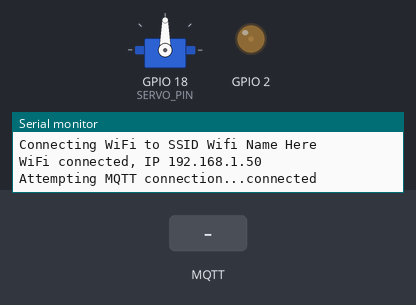
The program below on a simulated ESP32. On the bench: servo, output pins drawn as LEDs (lit = HIGH), the last lines printed to the serial monitor. Inputs (shaded band) come from the test bench. WiFi joins after 1.5 s; servers stay silent unless stated; no MQTT or app messages arrive unless stated.

Above: at 2.3 s.
2.4 s: MQTT message "0" arrives on the first subscribed topic
At 2.59 s:
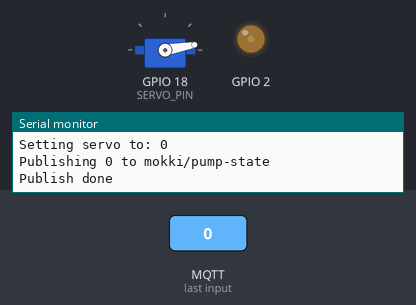
5.4 s: MQTT message "90" arrives on the first subscribed topic
At 7.2 s:
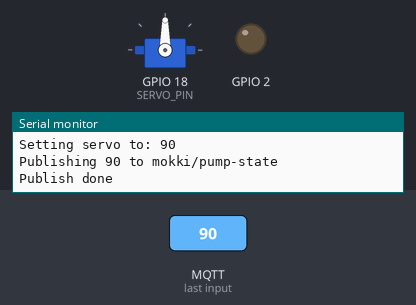
8.4 s: MQTT message "5" arrives on the first subscribed topic
At 9.4 s:
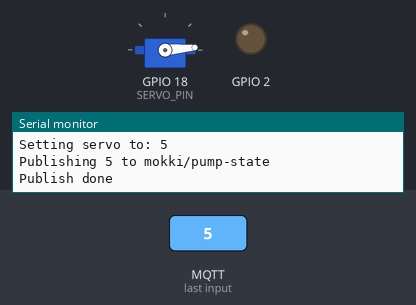
10.4 s: MQTT message "200" arrives on the first subscribed topic
At 10.7 s:
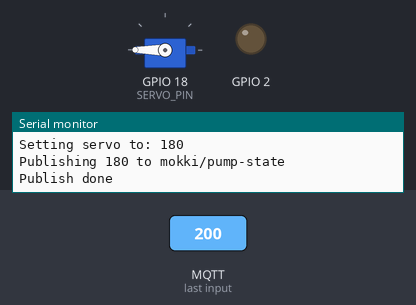
13.4 s: MQTT message "90" arrives on the first subscribed topic
At 13.59 s:
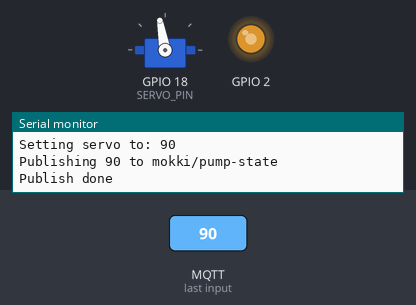
Timing chart, 0 to 17.4 s (numbered marks = the images above; inputs shaded):
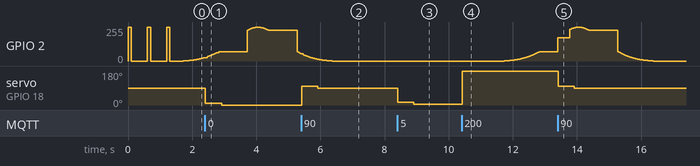

Measured:
- after the input at 2.4 s, servo on GPIO 18 (SERVO_PIN): 90° → 10° at once, → 0° 0.51 s later
- after the input at 5.4 s, servo on GPIO 18 (SERVO_PIN): 0° → 100° at once, → 90° 0.50 s later
- after the input at 8.4 s, servo on GPIO 18 (SERVO_PIN): 90° → 15° at once, → 5° 0.50 s later
- after the input at 10.4 s, servo on GPIO 18 (SERVO_PIN): 5° → 180° at once
- after the input at 13.4 s, servo on GPIO 18 (SERVO_PIN): 180° → 100° at once, → 90° 0.51 s later
- by itself, GPIO 2: rises from 71/255 to 253/255 in 0.59 s, then falls to 0/255 in 2.4 s

The program:

main.cpp
```cpp
#include <Arduino.h>
#include "secrets.h"
#include <ESP32Servo.h>
#include <WiFi.h>
#include <PubSubClient.h>
#include <jled.h>

const char *WIFI_SSID = SECRET_WIFI_SSID;
const char *WIFI_PASSWORD = SECRET_WIFI_PASSWORD;

const char *MQTT_SERVER = SECRET_MQTT_SERVER;
const char *MQTT_TOPIC_INBOUND = "mokki/pump-change-request";
const char *MQTT_TOPIC_OUTBOUND = "mokki/pump-state";
const char *MQTT_TOPIC_ONLINE = "mokki/pump-online";

// Doubles as the availability heartbeat and as keep-alive traffic. The free tier
// broker deletes instances that go two months without a published message, and a
// connected client alone does not count. Hourly leaves far more margin than
// needed, so this never has to be retuned.
const unsigned long HEARTBEAT_INTERVAL_MS = 3600000;

// Give up on an association attempt and start a fresh one rather than waiting
// forever. Some WiFi failure modes only clear on a new begin().
const unsigned long WIFI_ATTEMPT_TIMEOUT_MS = 20000;

// Last resort when repeated attempts get nowhere, on the assumption that
// whatever is wedged sits below what begin() resets. Roughly 100s of failure
// before it triggers, and a genuinely absent AP just means rebooting until it
// returns, which is harmless here.
const int WIFI_ATTEMPTS_BEFORE_RESTART = 5;

// The coupling visibly flexes, so driving straight to a target leaves the servo
// winding up the coupling rather than turning the knob. Overshooting and coming
// back takes the flex up first. Found by hand: 150 only lands correctly when
// approached as 160 then 150.
const int SERVO_OVERSHOOT_DEGREES = 10;
const unsigned long SERVO_OVERSHOOT_MS = 500;

const int ONBOARD_LED = 2;
// Recommended PWM GPIO pins on the ESP32 include 2,4,12-19,21-23,25-27,32-33
const int SERVO_PIN = 18;

// Callback function header. Must be declared before the client constructor
// and the actual callback afterwards. This ensures the client referenced
// inside the callback function is valid.
void mqtt_callback(char *topic, byte *message, unsigned int length);

void connect_wifi();
void connect_mqtt();
void setLedAllGood();
void setLedWifiConnecting();
void setLedMqttConnecting();

WiFiClient wifi_client;
PubSubClient mqtt_client(wifi_client);

// Servo control
Servo myservo;

String inboundString = "";
String outboundString = "";
byte *outboundBytes;

unsigned long lastHeartbeat = 0;

// Final angle still waiting behind an overshoot. -1 means nothing pending.
int pendingAngle = -1;
unsigned long overshootStarted = 0;

// Initial state is rapid blinking
auto led = JLed(ONBOARD_LED).Blink(100, 100).Forever();

void setup()
{
  Serial.begin(9600);

  // Allow allocation of all timers (??)
  ESP32PWM::allocateTimer(0);
  ESP32PWM::allocateTimer(1);
  ESP32PWM::allocateTimer(2);
  ESP32PWM::allocateTimer(3);

  // standard 50 hz servo
  myservo.setPeriodHertz(50);
  // attach the servo on specified pin to the servo object
  // different servos may require different min/max settings
  // for an accurate 0 to 180 sweep
  myservo.attach(SERVO_PIN, 500, 2400);

  mqtt_client.setServer(MQTT_SERVER, 1883);
  mqtt_client.setCallback(mqtt_callback);

  outboundBytes = (byte *)malloc(4);
}

void connect_wifi()
{
  int failedAttempts = 0;

  while (WiFi.status() != WL_CONNECTED)
  {
    setLedWifiConnecting();

    Serial.print("Connecting WiFi to SSID ");
    Serial.println(WIFI_SSID);

    // Drop the radio first so each attempt starts from a known state.
    WiFi.disconnect(true);
    WiFi.mode(WIFI_STA);
    WiFi.begin(WIFI_SSID, WIFI_PASSWORD);

    unsigned long attemptStarted = millis();
    while (WiFi.status() != WL_CONNECTED &&
           millis() - attemptStarted < WIFI_ATTEMPT_TIMEOUT_MS)
    {
      led.Update();
    }

    if (WiFi.status() != WL_CONNECTED)
    {
      failedAttempts++;
      Serial.print("WiFi attempt timed out, retrying. Attempt ");
      Serial.println(failedAttempts);

      if (failedAttempts >= WIFI_ATTEMPTS_BEFORE_RESTART)
      {
        Serial.println("Too many failed WiFi attempts, restarting");
        // Otherwise the message never makes it out before the reset.
        Serial.flush();
        ESP.restart();
      }
      continue;
    }

    Serial.println();
    Serial.print("WiFi connected, IP ");
    Serial.println(WiFi.localIP());

    setLedAllGood();
  }
}

void connect_mqtt()
{
  while (!mqtt_client.connected())
  {
    setLedMqttConnecting();

    unsigned long lastConnectAttempt = 0;

    while(!mqtt_client.connected())
    {


      // Attempt to connect
      if(lastConnectAttempt == 0 || millis() - lastConnectAttempt > 5000)
      {
        Serial.print("Attempting MQTT connection...");

        // The will lets the broker announce us as offline if we drop without a
        // clean disconnect. Otherwise a retained position from a dead controller
        // is indistinguishable from a live one.
        if (mqtt_client.connect("ESP32Client", SECRET_MQTT_USER, SECRET_MQTT_PASSWORD,
                                MQTT_TOPIC_ONLINE, 0, true, "0"))
        {
          Serial.println("connected");

          mqtt_client.publish(MQTT_TOPIC_ONLINE, "1", true);
          lastHeartbeat = millis();

          // Subscribe
          mqtt_client.subscribe(MQTT_TOPIC_INBOUND);
        }
        else
        {
          Serial.print("failed, rc=");
          Serial.print(mqtt_client.state());
          Serial.println(" try again in 5 seconds");
        }
        lastConnectAttempt = millis();
      }
      // Keep updating the status led
      led.Update();
    }
    setLedAllGood();
  }
}

void mqtt_callback(char *topic, byte *payload, unsigned int length)
{
  Serial.print("Message arrived on topic: ");
  Serial.print(topic);
  Serial.print(": ");

  inboundString = "";
  for (int i=0;i<length;i++) {
    Serial.print(payload[i]);
    inboundString += (char)payload[i];
  }
  Serial.println();

  // toInt() can't tell a real "0" from garbage, so parse by hand and refuse
  // anything that isn't a plain number. Otherwise a typo drives the knob to zero.
  const char *start = inboundString.c_str();
  char *end;
  long v = strtol(start, &end, 10);

  // strtol eats leading whitespace, so end == start means no digits at all.
  while (isspace(*end))
    end++;
  if (end == start || *end != '\0')
  {
    Serial.println("Ignoring non-numeric payload");
    return;
  }

  if (v < 0)
    v = 0;
  if (v > 180)
    v = 180;

  Serial.print("Setting servo to: ");
  Serial.println(v);

  long overshoot = v + SERVO_OVERSHOOT_DEGREES;
  if (overshoot > 180)
    overshoot = 180;

  myservo.write(overshoot);
  pendingAngle = v;
  overshootStarted = millis();

  // Report the angle that was asked for, not the intermediate one.
  outboundString = String(v);
  outboundString.getBytes(outboundBytes, 4);

  Serial.print("Publishing ");
  Serial.print(outboundString);
  Serial.print(" to ");
  Serial.println(MQTT_TOPIC_OUTBOUND);
  // Publish the appropriate amount of bytes.
  // Single-digit value -> single byte etc
  // Retained so a subscriber that connects later still learns the position.
  if(mqtt_client.publish(MQTT_TOPIC_OUTBOUND, outboundBytes, outboundString.length(), true)){
    Serial.println("Publish done");
  } else {
    Serial.println("Publish failed");
  }
}

void loop()
{
  connect_wifi();
  connect_mqtt();

  led.Update();

  mqtt_client.loop();

  // Settle onto the real target once the overshoot has had time to travel.
  if (pendingAngle >= 0 && millis() - overshootStarted >= SERVO_OVERSHOOT_MS)
  {
    myservo.write(pendingAngle);
    pendingAngle = -1;
  }

  // Unsigned subtraction so this keeps working across the millis() rollover at
  // 49 days. The device is meant to stay up all winter.
  if (millis() - lastHeartbeat >= HEARTBEAT_INTERVAL_MS)
  {
    mqtt_client.publish(MQTT_TOPIC_ONLINE, "1", true);
    lastHeartbeat = millis();
  }
}

void setLedAllGood()
{
    led = JLed(ONBOARD_LED).Breathe(5000).DelayAfter(5000).Forever();
}
void setLedWifiConnecting()
{
    led = JLed(ONBOARD_LED).Blink(100, 500).Forever();
}
void setLedMqttConnecting()
{
    led = JLed(ONBOARD_LED).Blink(500, 100).Forever();
}
```

example.secrets.h
```cpp
#define SECRET_WIFI_SSID "Wifi Name Here"
#define SECRET_WIFI_PASSWORD "Wifi password"

#define SECRET_MQTT_SERVER "mqtt.mydomain OR 1.2.3.4"
#define SECRET_MQTT_USER "mqtt username"
#define SECRET_MQTT_PASSWORD "mqtt password"
```
